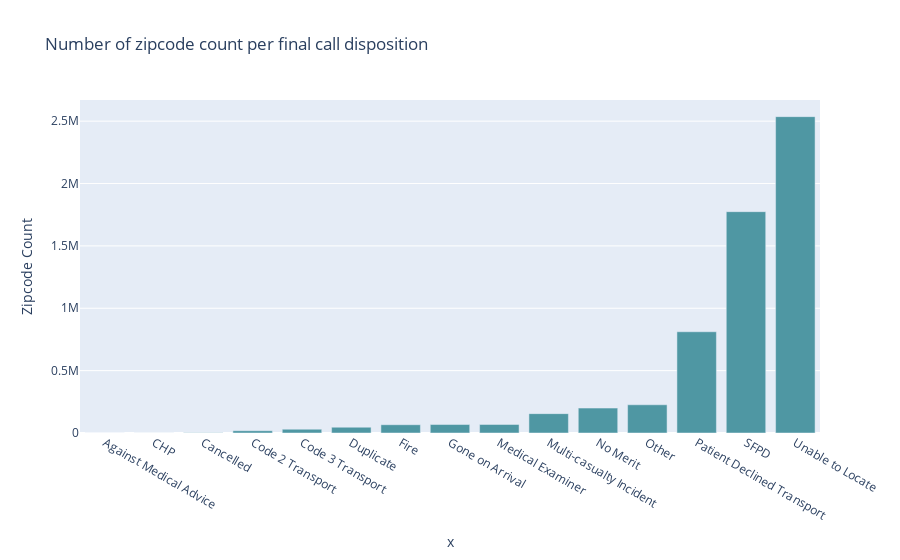

This figure's notebook cell:
### Markdown cell above
#### Display bar char representing the number of zipcodes per final call disposition

### Code cell
fig=px.bar(incident_count.sort_values('Zipcode Count'), y='Zipcode Count', x=incident_count.index, height=600, title='Number of zipcode count per final call disposition')
fig.update_traces(marker_color='#4F97A3')
fig.show()

### Figure 1 — Plotly figure (JSON) as saved in the notebook; plotly's stock layout.template omitted (floating-point values rounded to 4 significant figures)
{"data": [{"alignmentgroup": "True", "hovertemplate": "x=%{x}<br>Zipcode Count=%{y}<extra></extra>", "legendgroup": "", "marker": {"color": "#4F97A3", "pattern": {"shape": ""}}, "name": "", "offsetgroup": "", "orientation": "v", "showlegend": false, "textposition": "auto", "type": "bar", "x": ["Against Medical Advice", "CHP", "Cancelled", "Code 2 Transport", "Code 3 Transport", "Duplicate", "Fire", "Gone on Arrival", "Medical Examiner", "Multi-casualty Incident", "No Merit", "Other", "Patient Declined Transport", "SFPD", "Unable to Locate"], "xaxis": "x", "y": [359, 973, 1423, 18516, 30531, 46511, 66264, 67910, 68569, 155187, 199745, 226222, 811645, 1774428, 2536142], "yaxis": "y"}], "layout": {"autosize": true, "barmode": "relative", "legend": {"tracegroupgap": 0}, "title": {"text": "Number of zipcode count per final call disposition"}, "xaxis": {"anchor": "y", "autorange": true, "domain": [0, 1], "range": [-0.5, 14.5], "title": {"text": "x"}, "type": "category"}, "yaxis": {"anchor": "x", "autorange": true, "domain": [0, 1], "range": [0, 2670000.0], "title": {"text": "Zipcode Count"}, "type": "linear"}}}
